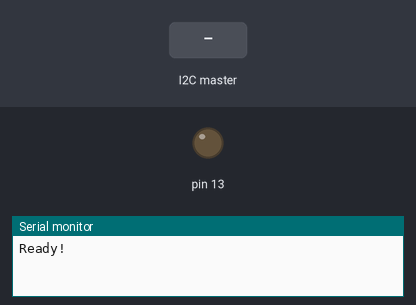
A sketch run on a simulated Arduino Uno, built with avr-gcc and run on an emulated ATmega328P. On the bench: output pins drawn as LEDs (lit = HIGH), the last lines printed to the serial monitor. Inputs (shaded band) come from the test bench.

Above: at 1.2 s.
1.3 s: the I2C master sends "c"
At 2.1 s:
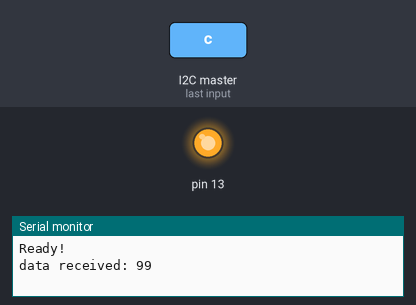
2.8 s: the I2C master sends the byte 0
Timing chart, 0 to 5.8 s (numbered marks = the images above; inputs shaded):
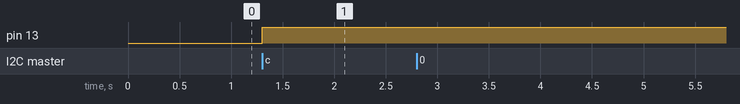

The sketch:

arduino_pi_i2c.ino
```cpp
#include <Wire.h>

#define SLAVE_ADDRESS 0x04
int number = 0;
int state = 0;
char aWord[100];

void setup() {
  pinMode(13, OUTPUT);
  Serial.begin(9600); // start serial for output
  // initialize i2c as slave
  Wire.begin(SLAVE_ADDRESS);

  // define callbacks for i2c communication
  Wire.onReceive(receiveData);
  Wire.onRequest(sendData);

  Serial.println("Ready!");
}

void loop() {
  delay(100);
}

// callback for received data
int i = 0;
void receiveData(int byteCount){

  while(Wire.available()) {
    number = Wire.read();
    aWord[i] = number;
    i++;
    Serial.print("data received: ");
    Serial.println(number);

    if (number == 'c'){

      if (state == 0){
        digitalWrite(13, HIGH); // set the LED on
        state = 1;
      }
      else{
        digitalWrite(13, LOW); // set the LED off
        state = 0;
      }
    }
  }
  if(number == '\0'){
    Serial.println(aWord);
    i = 0;
  }
}

// callback for sending data
void sendData(){
  for(int i = 0; i < strlen(aWord); i++){
    Wire.write(aWord[i]);
  }
}
```

Measured:
- after the input at 1.3 s, pin 13: LOW → HIGH at once
